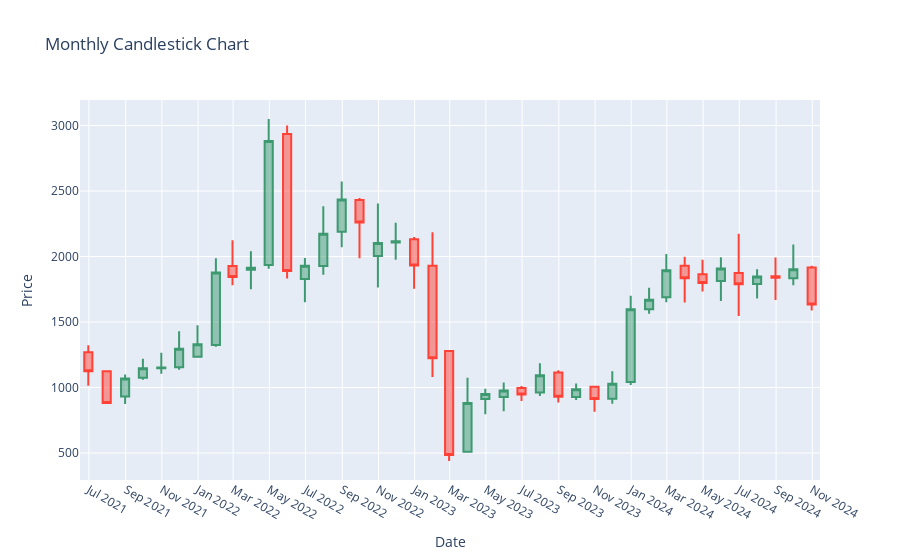

Notebook source saved alongside this figure:
### Code cell
#PLOT CANDLE CHART FOR STOCK PRICE DATA
data['Date'] = pd.to_datetime(data['Date'])
monthly_data = data.resample('M', on='Date').agg({
    'Open': 'first',
    'High': 'max',
    'Low': 'min',
    'Close': 'last',
    'Volume': 'sum'
})
monthly_data = monthly_data.dropna()
monthly_data = monthly_data.reset_index()

fig = go.Figure(data=[go.Candlestick(
    x=monthly_data['Date'],
    open=monthly_data['Open'],
    high=monthly_data['High'],
    low=monthly_data['Low'],
    close=monthly_data['Close']
)])

fig.update_xaxes(
    tickformat="%b %Y",
    tickmode="auto",
    nticks=30
)

fig.update_layout(
    title='Monthly Candlestick Chart',
    xaxis_title='Date',
    yaxis_title='Price',
    xaxis_rangeslider_visible=False
)

fig.show()
